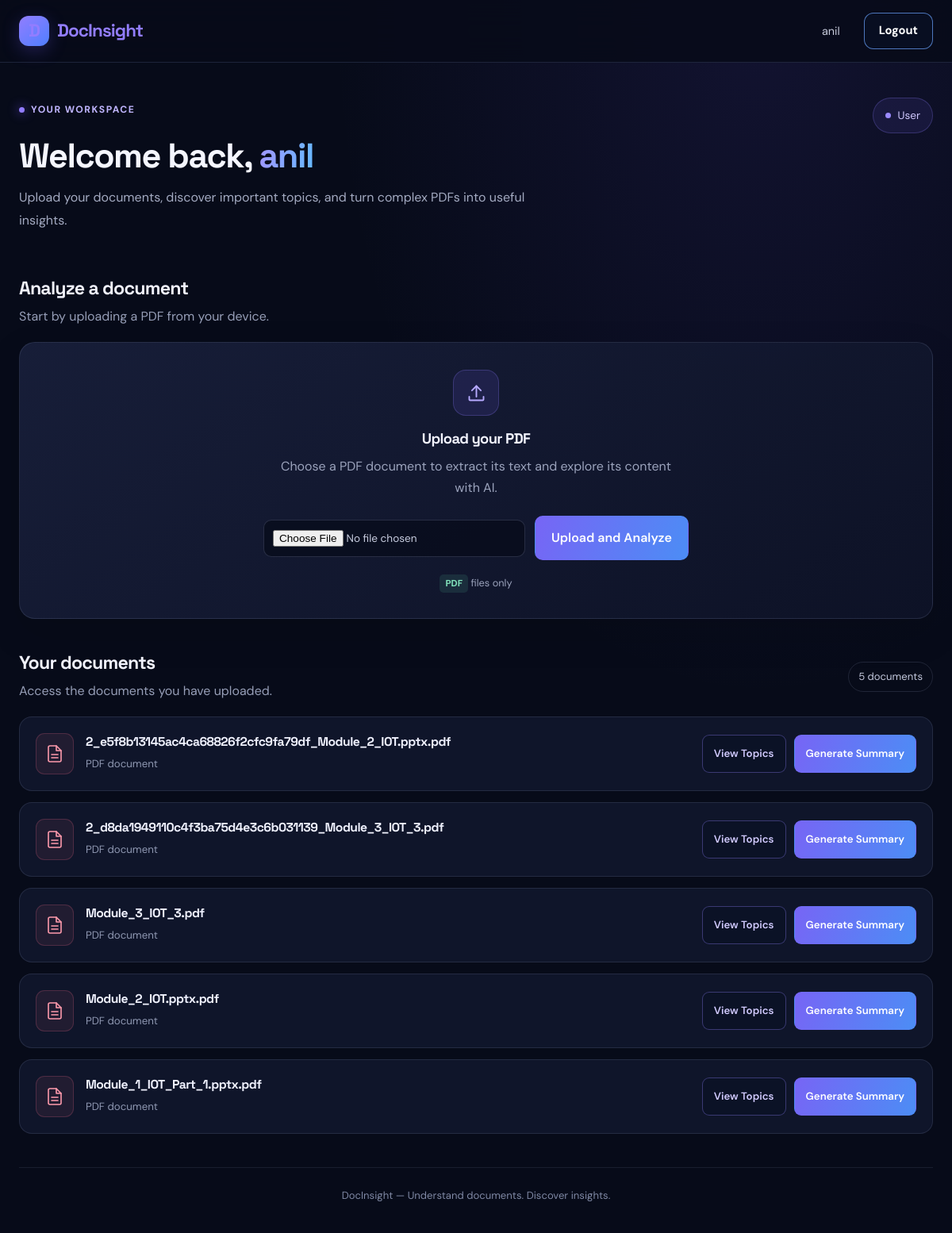
/dashboard (signed in), run on the app's committed database.
### tables this page shows
CREATE TABLE documents (
        document_id INTEGER PRIMARY KEY AUTOINCREMENT,
        user_id INTEGER NOT NULL,
        filename TEXT NOT NULL,
        uploaded_at TIMESTAMP DEFAULT CURRENT_TIMESTAMP, extracted_text TEXT,
        FOREIGN KEY (user_id) REFERENCES users(user_id)
    );

### app.py (the view)
@app.route("/dashboard")
def dashboard():
    if "user_id" not in session:
        return redirect(url_for("login"))
    connection = get_db_connection()
    documents = connection.execute(
        """
        SELECT document_id, filename, uploaded_at
        FROM documents
        WHERE user_id = ?
        ORDER BY document_id DESC
        """,
        (session["user_id"],)
    ).fetchall()
    connection.close()
    return render_template(
        "dashboard.html",
        name=session["name"],
        role=session["role"],
        documents=documents
    )

### database.py (called while the page is built)
def get_db_connection():
    connection = sqlite3.connect(DATABASE)
    connection.row_factory = sqlite3.Row
    return connection

### templates/dashboard.html (shortened to what this page needs)
<!DOCTYPE html>
<html lang="en">
<head>
    <link rel="stylesheet"
          href="{{ url_for('static', filename='css/style.css') }}">
</head>
<body class="dashboard-page">
    <header class="navbar">
        <div class="container nav-content">
            <a href="{{ url_for('home') }}" class="brand">
                <span class="brand-mark">D</span>
                <span>DocInsight</span>
            </a>
            <nav class="nav-links">
                <span class="dashboard-user">
                    {{ name }}
                </span>
                <a href="/logout" class="btn btn-outline">
                    Logout
                </a>
            </nav>
        </div>
    </header>
    <main class="container dashboard-main">
        <section class="dashboard-welcome">
            <div>
                <p class="eyebrow">YOUR WORKSPACE</p>
                <h1>
                    Welcome back,
                    <span class="gradient-text">{{ name }}</span>
                </h1>
                <p class="dashboard-description">
                    Upload your documents, discover important topics,
                    and turn complex PDFs into useful insights.
                </p>
            </div>
            <div class="role-badge">
                <span class="role-dot"></span>
                {{ role }}
            </div>
        </section>
        <section class="dashboard-section">
            <div class="dashboard-section-heading">
                <div>
                    <h2>Analyze a document</h2>
                    <p>Start by uploading a PDF from your device.</p>
                </div>
            </div>
            <div class="dashboard-upload-card">
                <div class="upload-icon">
                    <svg viewBox="0 0 24 24" fill="none"
                         stroke="currentColor" stroke-width="1.7"
                         stroke-linecap="round" stroke-linejoin="round"
                         aria-hidden="true">
                        <path d="M12 16V4"></path>
                        <path d="m7 9 5-5 5 5"></path>
                        <path d="M4 16v3a1 1 0 0 0 1 1h14a1 1 0 0 0 1-1v-3"></path>
                    </svg>
                </div>
                <h3>Upload your PDF</h3>
                <p>
                    Choose a PDF document to extract its text
                    and explore its content with AI.
                </p>
                <form method="POST"
                      action="/upload"
                      enctype="multipart/form-data"
                      class="dashboard-upload-form">
                    <input
                        type="file"
                        id="document"
                        name="document"
                        accept=".pdf,application/pdf"
                        required
                    >
                    <button type="submit" class="btn dashboard-upload-btn">
                        Upload and Analyze
                    </button>
                </form>
                <p class="upload-note">
                    <span>PDF</span> files only
                </p>
            </div>
        </section>
        <section class="dashboard-section documents-section">
            <div class="dashboard-section-heading">
                <div>
                    <h2>Your documents</h2>
                    <p>Access the documents you have uploaded.</p>
                </div>
                {% if documents %}
                    <span class="document-count">
                        {{ documents|length }}
                        {% if documents|length == 1 %}
                            document
                        {% else %}
                            documents
                        {% endif %}
                    </span>
                {% endif %}
            </div>
            {% if documents %}
                <div class="dashboard-document-list">
                    {% for document in documents %}
                        <article class="dashboard-document-card">
                            <div class="document-info">
                                <div class="document-file-icon">
                                    <svg viewBox="0 0 24 24" fill="none"
                                         stroke="currentColor"
                                         stroke-width="1.6"
                                         stroke-linecap="round"
                                         stroke-linejoin="round"
                                         aria-hidden="true">
                                        <path d="M14 2H6a2 2 0 0 0-2 2v16a2 2 0 0 0 2 2h12a2 2 0 0 0 2-2V8z"></path>
                                        <path d="M14 2v6h6"></path>
                                        <path d="M8 13h8"></path>
                                        <path d="M8 17h8"></path>
                                    </svg>
                                </div>
                                <div class="document-details">
                                    <h3>{{ document["filename"] }}</h3>
                                    <p>PDF document</p>
                                </div>
                            </div>
                            <div class="document-actions">
                                <a
                                    href="{{ url_for('topics', document_id=document['document_id']) }}"
                                    class="btn btn-outline document-action-btn">
                                    View Topics
                                </a>
                                <a
                                    href="{{ url_for('document_summary', document_id=document['document_id']) }}"
                                    class="btn document-summary-btn">
                                    Generate Summary
                                </a>
                            </div>
                        </article>
                    {% endfor %}
                </div>
            {% endif %}
        </section>
        <footer class="dashboard-footer">
            <p>DocInsight &mdash; Understand documents. Discover insights.</p>
        </footer>
    </main>
</body>
</html>

### data on the page
documents: filename "2_e5f8b13145ac4ca68826f2cfc9fa79df_Module_2_IOT.pptx.pdf"
documents: filename "2_d8da1949110c4f3ba75d4e3c6b031139_Module_3_IOT_3.pdf"
documents: filename "Module_3_IOT_3.pdf"
documents: filename "Module_2_IOT.pptx.pdf"
documents: filename "Module_1_IOT_Part_1.pptx.pdf"

### other printed values
{{ name }} "anil"
{{ role }} "User"
{{ documents|length }} "5"
